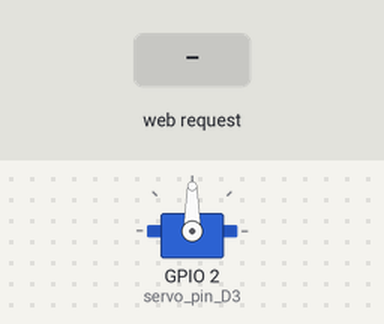
This sketch was run on a simulated ESP32. Shown: servo. The test bench sets the inputs (shaded band). WiFi joins after 1.5 s; servers stay silent unless stated; what the sketch prints to the serial monitor is not drawn.

Above: at 3.2 s.
3.3 s: HTTP request GET /toggle received
At 4.4 s:
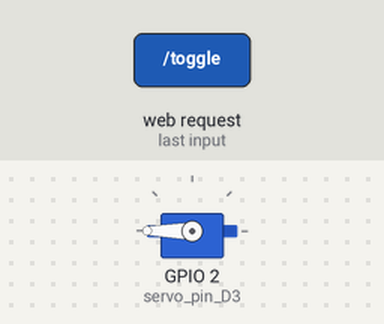
4.8 s: HTTP request GET /toggle received
At 5.5 s:
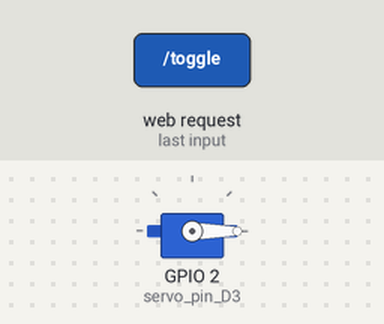
Timing chart, 0 to 7.8 s (numbered marks = the images above; inputs shaded):
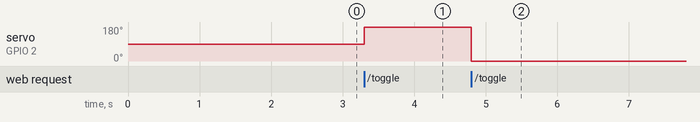

The sketch:

esp32_server_servo.ino
```cpp
#include <WiFi.h>
#include <WebServer.h>
#include <ESP32Servo.h>

const char* ssid = "SAMSUNG";
const char* password = "99009988";

int servo_pin_D3 = 2; // Pin para el servo

Servo myservo;
int angle = 0;
bool servoOn = false;

WebServer server(80); // Crea una instancia del servidor web en el puerto 80

void handleRoot() {
  String html = "<h1>Servo Control</h1>";
  html += "<p>Servo state: ";
  html += servoOn ? "ON" : "OFF";
  html += "</p>";
  html += "<button onclick=\"toggleServo()\">Toggle Servo</button>";
  html += "<script>function toggleServo() {var xhr = new XMLHttpRequest(); xhr.open('GET', '/toggle', true); xhr.send();}</script>";
  html += "<p>Connect to: " + WiFi.localIP().toString() + "</p>"; // Agrega la dirección IP al HTML
  server.send(200, "text/html", html);
}

void handleToggle() {
  servoOn = !servoOn;
  if (servoOn) {
    angle = 180;
    myservo.write(angle);
    server.send(200, "text/plain", "Servo turned on");
  } else {
    angle = 0;
    myservo.write(angle);
    server.send(200, "text/plain", "Servo turned off");
  }
}

void setup() {
  Serial.begin(115200);

  WiFi.begin(ssid, password);
  while (WiFi.status() != WL_CONNECTED) {
    delay(1000);
    Serial.println("Connecting to WiFi...");
  }
  Serial.println("WiFi connected");

  myservo.attach(servo_pin_D3);

  server.on("/", handleRoot);
  server.on("/toggle", handleToggle);

  server.begin();
  Serial.println("Server started");
  Serial.print("Connect to: ");
  Serial.println(WiFi.localIP()); // Muestra la dirección IP por Serial
}

void loop() {
  server.handleClient();
}
```

Measured:
- after the input at 3.3 s, servo on GPIO 2 (servo_pin_D3): 90° → 180° at once
- after the input at 4.8 s, servo on GPIO 2 (servo_pin_D3): 180° → 0° at once
